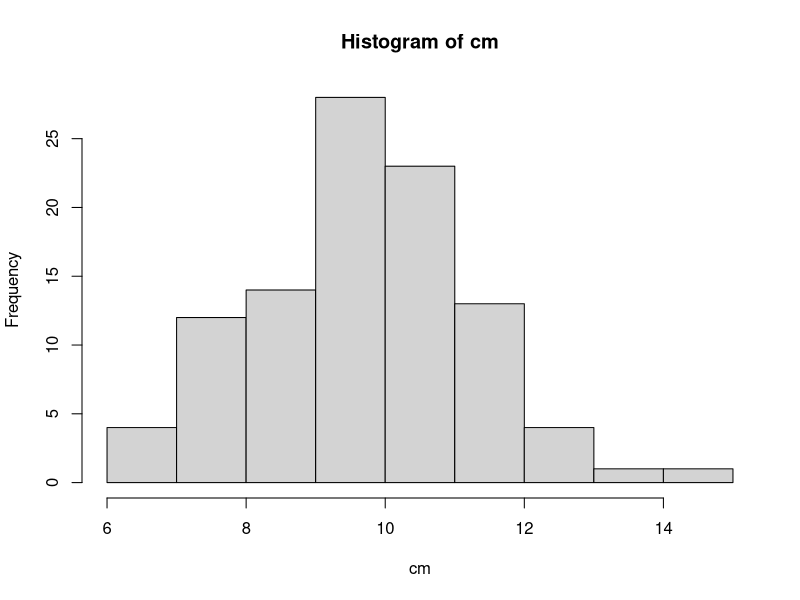

Reproduce this figure in R. (Note: this script raises an error after producing the figure.)
#1. GETTING STARTED_________________________________
#R version:
R.version.string

#Installing and using packages:
installed.packages()
rownames(installed.packages())
update.packages(ask=FALSE)
install.packages("tseries")
help(package="tseries")
library(tseries)

## BASICS INTERACTING
1
5 + 7       #adition
7 - 2       #subtraction
2 * 3       #multiplication
5 / 2       #division
2 ^ 3 #or 2**3
5 %/% 2     #integer division
5 %% 2    #mod


## ENTERING INPUT
x <- 5 + 7  #assignment operator
x
print(x)
y <- x - 3
y
z <- c(1.1, 9, 3.14)
?c
z
c(z, 555, z)
z*2 + 100
my_sqrt <- sqrt(z - 1)
my_sqrt
my_div <- z/my_sqrt
my_div
c(1, 2, 3, 4) + c(0, 10)
c(1, 2, 3, 4) + c(0, 10, 100)
z*2 + 1000
my_div


##SETTING WORKSPACE
getwd()
dir()
?list.files
args(list.files)
list.files()
old.dir <- getwd()
old.dir
setwd("D:/$github/data_analysis_group")

ls()
rm(x, y, z, my_sqrt, my_div)
ls()
dir.create("testdir")
setwd("testdir")
file.create("mytest.R")
list.files()
file.exists("mytest.R")
file.info("mytest.R")
file.rename("mytest.R", "mytest2.R")
file.copy("mytest2.R", "mytest3.R")
setwd(old.dir)
rm(old.dir)


##SEQUENCE OF NUMBERS
3
1:20
pi:10
15:1
?":"
seq(1, 20)
seq(0, 10, by=0.5)
my_seq <- seq(5, 10, length=30)
length(my_seq)
1:length(my_seq)
seq(along.with = my_seq)
seq_along(my_seq)
rep(0, times = 40)
rep(c(0, 1, 2), times=10)
rep(c(0, 1, 2), each=10)
rm(my_seq)

##R has five basic or "atomic" classes of objects:
  # character
  # numeric (real numbers)
  # integer
  # complex
  # logical (True/False)

#Numbers are generally trated as numeric objects, if you explicitly want an integer, 
#you need to specify the L suffix
x <- 5
class(x)
y <- 5L
class(y)


##CREATING VECTORS
#The c() function can be used to create vectors of objects by concatenating things together.
num_vect <- c(0.5, 55, -10, 6)
tf <- num_vect < 1
tf
num_vect >= 6
my_char <- c("My", "name", "is")
my_char
paste(my_char, collapse = " ")
my_name <- c(my_char, "Ennio")
my_name
paste(my_name, collapse = " ")
paste("Hello", "world!", sep = " ")
paste(1:3, c("X","Y","Z"), sep ="")
LETTERS
paste(LETTERS, 1:4, sep = "-")

  #Mixing Objects
  y <- c(1.7, "a") ## character
  y <- c(TRUE, 2) ## numeric
  y <- c("a", TRUE) ## character

  #Explicit Coercion
  x <- 0:6
  class(x)
  as.numeric(x)
  as.logical(x)
  as.character(x)
    #Warning: NAs introduced by coercion
    x <- c("a", "b", "c")
    as.numeric(x)
    rm(x,y)

    
#SIMULATIONS
#The sample() function draws randomly from a specified set of (scalar) objects allowing you to
#sample from arbitrary distributions of numbers.
set.seed(1)
?sample
sample(1:6, 4, replace=TRUE)
sample(1:6, 4, replace=TRUE)
sample(1:20, 10)
LETTERS
sample(LETTERS) #Doesn't have to be numbers
flips <- sample(c(0,1), 100, replace = TRUE, prob = c(0.3, 0.7))
flips
sum(flips)
?rbinom
rbinom(1, size = 100, prob = 0.7)
flips2 <- rbinom(100, size = 1, prob = 0.7)
flips2
sum(flips2)
?rnorm
rnorm(10)
rnorm(10, 100, 25)
rpois(5, 10)
my_pois <- replicate(100, rpois(5, 10))
my_pois
cm <- colMeans(my_pois)
hist(cm)


#MISSING VALUES INTRO
x <- c(44, NA, 5, NA)
x*3
y <- rnorm(1000)
z <- rep(NA, 1000)
my_data <- sample(c(y, z), 100)
my_na <- is.na(my_data)
my_na
my_data == NA
sum(my_na)
my_data
0/0
Inf - Inf


#SUBSETTING VECTORS
x
x[1:10]
x[is.na(x)]
y <- x[!is.na(x)]
y
y[y > 0]
x[x > 0]
x[!is.na(x) & x > 0]
x[c(3,5,7)]
x[0]
x[3000]
x[c(-2, -10)]
x[-c(2, 10)]
vect <- c(foo = 11, bar = 2, norf = NA)
vect
names(vect)
vect2 <- c(11,2,NA)
names(vect2) <- c("foo", "bar", "norf")
identical(vect, vect2)
vect["bar"]
vect[c("foo", "bar")]

  #R objects can have attributes, which are like metadata for the object
  #Some examples of R object attributes are:
  # names, dimnames
  # dimensions (e.g. matrices, arrays)
  # class (e.g. integer, numeric)
  # length
  # other user-defined attributes/metadata
  #Attributes of an object (if any) can be accessed using the attributes() function:


#MATRICES
#Matrices are vectors with a dimension attribute.
#The dimension attribute is itself an integer vector of length 2 (number of rows, number of columns)
m <- matrix(nrow = 2, ncol = 3)
m
dim(m)
attributes(m)
#Matrices are constructed column-wise, so entries can be thought of starting in the 
#"upper left" corner and running down the columns.
m <- matrix(1:6, nrow = 2, ncol = 3)
m
#Matrices can also be created directly from vectors by adding a dimension attribute.
m <- 1:10
m
dim(m) <- c(2, 5)
m
#Matrices can be created by column-binding or row-binding with the cbind() and rbind() functions.
x <- 1:3
y <- 10:12
cbind(x, y)
rbind(x, y)



#LISTS
#Lists are a special type of vector that can contain elements of different classes.
#Lists can be explicitly created using the list() function, which takes an arbitrary number of arguments.
x <- list(1, "a", TRUE, 1 + 4i)
x
#We can also create an empty list of a prespecified length with the vector() function
x <- vector("list", length = 5)
x



#FACTORS
#Factors are used to represent categorical data and can be unordered or ordered.
#One can think of a factor as an integer vector where each integer has a label.
#Using factors with labels is better than using integers because factors are self-describing.
#Factor objects can be created with the factor() function.
x <- factor(c("yes", "yes", "no", "yes", "no"))
x
table(x)
x
## See the underlying representation of factor
unclass(x)

#The order of the levels of a factor can be set using the levels argument to factor().
#This can be important in linear modelling because the first level is used as the baseline level.
x <- factor(c("yes", "yes", "no", "yes", "no"))
x ## Levels are put in alphabetical order
x <- factor(c("yes", "yes", "no", "yes", "no"), levels = c("yes", "no"))
x


##DATA FRAMEs
#Data frames are used to store tabular data in R.
#package dplyr has an optimized set of functions designed to work efficiently with data frames.
#Unlike matrices, data frames can store different classes of objects in each column.
#In addition to column names, indicating the names of the variables or predictors,
#data frames have a special attribute called row.names which indicate information 
#about each row of the data frame.

my_vector <- 1:20
my_vector
dim(my_vector)
length(my_vector)
dim(my_vector) <- c(4, 5)
dim(my_vector)
attributes(my_vector)
my_vector
class(my_vector)
my_matrix <- my_vector
?matrix
my_matrix2 <- matrix(1:20, nrow=4, ncol=5)
identical(my_matrix, my_matrix2)

patients <- c("Bill", "Gina", "Kelly", "Sean")
cbind(patients, my_matrix)
my_data <- data.frame(patients, my_matrix)
my_data
class(my_data)
cnames <- c("patient", "age", "weight", "bp", "rating", "test")
colnames(my_data) <- cnames
my_data


#LOGIC
?"&&"
TRUE == TRUE
(FALSE == TRUE) == FALSE
6 == 7
6 < 7
10 <= 10
5!= 7
!5 == 7
FALSE & FALSE
TRUE & c(TRUE, FALSE, FALSE)
TRUE && c(TRUE, FALSE, FALSE)
TRUE | c(TRUE, FALSE, FALSE)
TRUE || c(TRUE, FALSE, FALSE)
5 > 8 || 6 != 8 && 4 > 3.9
isTRUE(6 > 4)
identical('twins', 'twins')
xor(5 == 6, !FALSE)
ints <- sample(10)
ints
ints > 5
which(ints > 7)
any(ints<0)
all(ints>0)


##FUNCTIONS
Sys.Date()
mean(c(2, 4, 5))

    boring_function <- function(x) {
         x
    }

boring_function('My first function!')
boring_function

     my_mean <- function(my_vector) {
       sum(my_vector)/length(my_vector)
     }

my_mean(c(4, 5, 10))

     remainder <- function(num, divisor = 2) {
       num %% divisor
     }

remainder(5)
remainder(11, 5)
remainder(divisor = 11, num = 5)
remainder(4, div = 2)
args(remainder)

     evaluate <- function(func, dat){
       func(dat)
     }

evaluate(sd, c(1.4, 3.6, 7.9, 8.8))
evaluate(function(x){x+1}, 6)
evaluate(function(x){x[1]}, c(8,4,0))
evaluate(function(x){tail(x,1)}, c(8,4,0))


     telegram <- function(...){
       paste("START", ..., "STOP")  
     }

telegram("new","letter","test")

     mad_libs <- function(...){
       args <- list(...)
       place <- args[["place"]]
       adjective  <- args[["adjective"]]
       noun  <- args[["noun"]]
       paste("News from", place, "today where", adjective, "students took to the streets in protest of the new", noun, "being installed on campus.")
     }

mad_libs(place = "country", adjective = "crazy", noun = "bank")

     "%p%" <- function(...){
           paste(...)
     }
     
'I'%p%'love'%p%'R!'






##NEXT
#Getting data in and out
#Subsetting and removing NAs
#Vectorized operations
#Date and Times
#Managing data frames
#Control structures
#Loop functions
#Regular expressions
#Functions and debbuging
#Case Study

#Importing data
#Exploratory data analysis
#Reproducible research, LAteX in Sweave and httr
